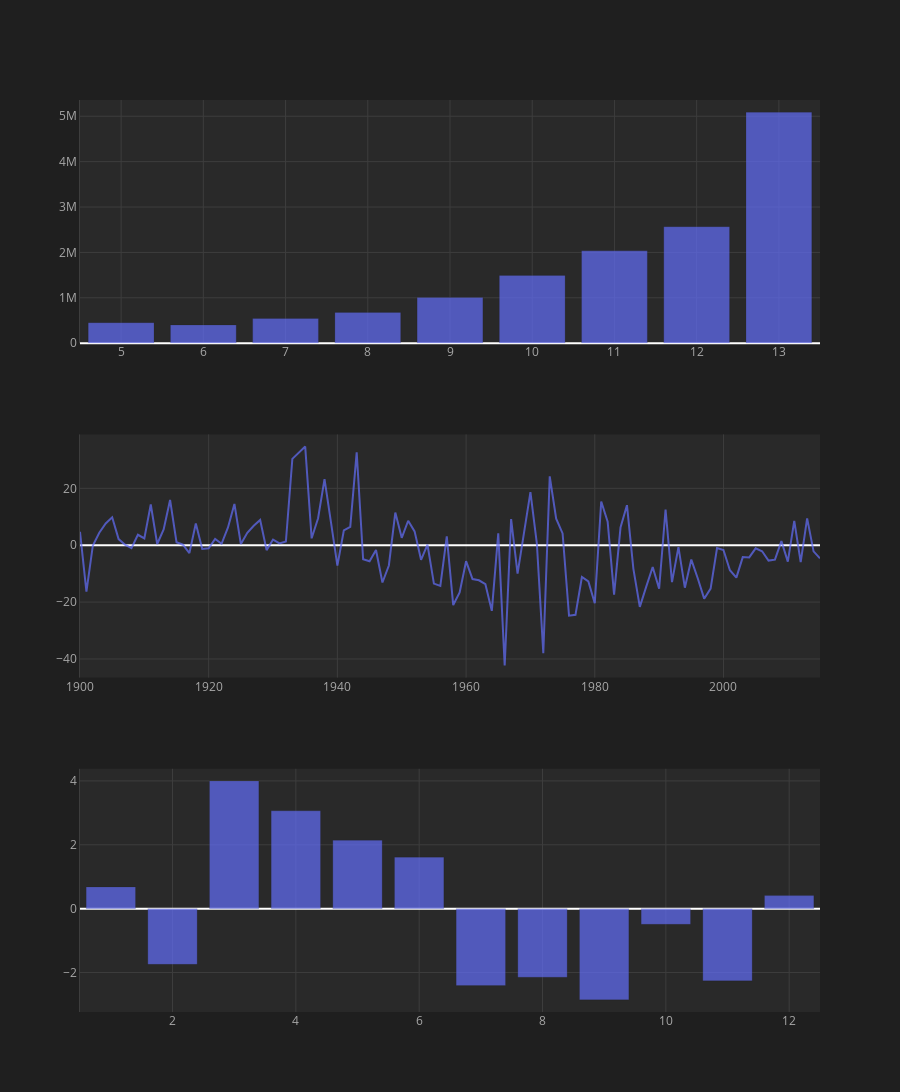

Source (notebook cell):
### Markdown cell above
The price of a house can at best be predicted by the grade it's been assigned and the year it was built

### Code cell
# plots for 
#   - price per squaremeter for each year a house was built
#   - price achievable on average per grade

# create a variable that measures by how much % the average price per squaremeter changes depending on when the house was built

fig_grade = px.bar(df.groupby(['grade']).mean().reset_index(),
             x='grade',
             y='price')

fig_year = px.line(df.groupby('yr_built').mean().reset_index().sort_values('yr_built'),
                 x='yr_built',
                 y='ppsqm_variation')

# The time of the year is relevant for profit.
# PROBLEM: looks like it makes sense but it doesnt. The findings are highly insignificant with p = 0.7

fig_month = px.bar(df_monthly,
             x='date_month',
             y='monthly_margin')



fig = make_subplots(rows=3, cols=1)
fig.add_trace(fig_grade.data[0],1,1)
fig.add_trace(fig_year.data[0],2,1)
fig.add_trace(fig_month.data[0],3,1)
fig.update_layout(
    plot_bgcolor='#292929',
    paper_bgcolor='#1F1F1F',
    font_color='#A8A8A8',
    height=1200)
fig.update_traces(marker_line_color='#1F1F1F',
                  marker_line_width=0.2, opacity=0.7,
                  )
fig.update_xaxes(showline=False, zerolinecolor='#3D3D3D', linecolor='#3D3D3D', gridcolor='#3D3D3D')
fig.update_yaxes(showline=True, zerolinecolor='#FFFFFF', linecolor='#3D3D3D', gridcolor='#3D3D3D')

fig.show()

### Figure 1 — Plotly figure (JSON) as saved in the notebook; plotly's stock layout.template omitted (floating-point values rounded to 4 significant figures)
{"data": [{"alignmentgroup": "True", "hovertemplate": "grade=%{x}<br>price=%{y}<extra></extra>", "legendgroup": "", "marker": {"color": "#636efa", "line": {"color": "#1F1F1F", "width": 0.2}, "pattern": {"shape": ""}}, "name": "", "offsetgroup": "", "opacity": 0.7, "orientation": "v", "showlegend": false, "textposition": "auto", "type": "bar", "x": [5, 6, 7, 8, 9, 10, 11, 12, 13], "xaxis": "x", "y": [451900.0, 402200.0, 543600.0, 677500.0, 1006000.0, 1492000.0, 2034000.0, 2567500, 5090000], "yaxis": "y"}, {"hovertemplate": "yr_built=%{x}<br>ppsqm_variation=%{y}<extra></extra>", "legendgroup": "", "line": {"color": "#636efa", "dash": "solid"}, "marker": {"line": {"color": "#1F1F1F", "width": 0.2}, "symbol": "circle"}, "mode": "lines", "name": "", "opacity": 0.7, "orientation": "v", "showlegend": false, "type": "scatter", "x": ["1900-01-01T00:00:00", "1901-01-01T00:00:00", "1902-01-01T00:00:00", "1903-01-01T00:00:00", "1904-01-01T00:00:00", "1905-01-01T00:00:00", "1906-01-01T00:00:00", "1907-01-01T00:00:00", "1908-01-01T00:00:00", "1909-01-01T00:00:00", "1910-01-01T00:00:00", "1911-01-01T00:00:00", "1912-01-01T00:00:00", "1913-01-01T00:00:00", "1914-01-01T00:00:00", "1915-01-01T00:00:00", "1916-01-01T00:00:00", "1917-01-01T00:00:00", "1918-01-01T00:00:00", "1919-01-01T00:00:00", "1920-01-01T00:00:00", "1921-01-01T00:00:00", "1922-01-01T00:00:00", "1923-01-01T00:00:00", "1924-01-01T00:00:00", "1925-01-01T00:00:00", "1926-01-01T00:00:00", "1927-01-01T00:00:00", "1928-01-01T00:00:00", "1929-01-01T00:00:00", "1930-01-01T00:00:00", "1931-01-01T00:00:00", "1932-01-01T00:00:00", "1933-01-01T00:00:00", "1935-01-01T00:00:00", "1936-01-01T00:00:00", "1937-01-01T00:00:00", "1938-01-01T00:00:00", "1939-01-01T00:00:00", "1940-01-01T00:00:00", "1941-01-01T00:00:00", "1942-01-01T00:00:00", "1943-01-01T00:00:00", "1944-01-01T00:00:00", "1945-01-01T00:00:00", "1946-01-01T00:00:00", "1947-01-01T00:00:00", "1948-01-01T00:00:00", "1949-01-01T00:00:00", "1950-01-01T00:00:00", "1951-01-01T00:00:00", "1952-01-01T00:00:00", "1953-01-01T00:00:00", "1954-01-01T00:00:00", "1955-01-01T00:00:00", "1956-01-01T00:00:00", "1957-01-01T00:00:00", "1958-01-01T00:00:00", "1959-01-01T00:00:00", "1960-01-01T00:00:00", "1961-01-01T00:00:00", "1962-01-01T00:00:00", "1963-01-01T00:00:00", "1964-01-01T00:00:00", "1965-01-01T00:00:00", "1966-01-01T00:00:00", "1967-01-01T00:00:00", "1968-01-01T00:00:00", "1970-01-01T00:00:00", "1971-01-01T00:00:00", "1972-01-01T00:00:00", "1973-01-01T00:00:00", "1974-01-01T00:00:00", "1975-01-01T00:00:00", "1976-01-01T00:00:00", "1977-01-01T00:00:00", "1978-01-01T00:00:00", "1979-01-01T00:00:00", "1980-01-01T00:00:00", "1981-01-01T00:00:00", "1982-01-01T00:00:00", "1983-01-01T00:00:00", "1984-01-01T00:00:00", "1985-01-01T00:00:00", "1986-01-01T00:00:00", "1987-01-01T00:00:00", "1988-01-01T00:00:00", "1989-01-01T00:00:00", "1990-01-01T00:00:00", "1991-01-01T00:00:00", "1992-01-01T00:00:00", "1993-01-01T00:00:00", "1994-01-01T00:00:00", "1995-01-01T00:00:00", "1996-01-01T00:00:00", "1997-01-01T00:00:00", "1998-01-01T00:00:00", "1999-01-01T00:00:00", "2000-01-01T00:00:00", "2001-01-01T00:00:00", "2002-01-01T00:00:00", "2003-01-01T00:00:00", "2004-01-01T00:00:00", "2005-01-01T00:00:00", "2006-01-01T00:00:00", "2007-01-01T00:00:00", "2008-01-01T00:00:00", "2009-01-01T00:00:00", "2010-01-01T00:00:00", "2011-01-01T00:00:00", "2012-01-01T00:00:00", "2013-01-01T00:00:00", "2014-01-01T00:00:00", "2015-01-01T00:00:00"], "xaxis": "x2", "y": [4.707, -16.29, -0.07835, 4.397, 7.666, 9.801, 2.149, 0.1755, -1.056, 3.67, 2.383, 14.31, 0.4173, 5.526, 15.91, 1.047, 0.1828, -2.773, 7.64, -1.34, -1.081, 2.192, 0.5122, 6.256, 14.51, 0.4149, 4.351, 6.823, 8.858, -1.722, 1.99, 0.6186, 1.281, 30.34, 34.68, 2.429, 9.49, 23.24, 8.122, -7.178, 5.172, 6.461, 32.67, -4.938, -5.651, -1.705, -13.1, -7.128, 11.47, 2.613, 8.604, 4.868, -5.141, 0.2367, -13.49, -14.33, 3.142, -21.04, -16.62, -5.612, -11.91, -12.33, -13.72, -23.08, 4.15, -42.27, 9.192, -10.0, 18.64, 0.5954, -38.0, 24.22, 9.356, 4.152, -24.79, -24.48, -11.18, -12.71, -20.42, 15.39, 8.297, -17.38, 6.214, 14.06, -8.293, -21.68, -14.56, -7.644, -15.29, 12.56, -13.0, -0.6577, -14.93, -5.047, -11.62, -18.79, -15.27, -0.9978, -1.676, -8.779, -11.39, -4.178, -4.297, -1.087, -2.132, -5.407, -5.073, 1.437, -5.758, 8.587, -5.938, 9.434, -2.149, -4.621], "yaxis": "y2"}, {"alignmentgroup": "True", "hovertemplate": "date_month=%{x}<br>monthly_margin=%{y}<extra></extra>", "legendgroup": "", "marker": {"color": "#636efa", "line": {"color": "#1F1F1F", "width": 0.2}, "pattern": {"shape": ""}}, "name": "", "offsetgroup": "", "opacity": 0.7, "orientation": "v", "showlegend": false, "textposition": "auto", "type": "bar", "x": [1, 2, 3, 4, 5, 6, 7, 8, 9, 10, 11, 12], "xaxis": "x3", "y": [0.6808, -1.743, 3.998, 3.062, 2.141, 1.612, -2.409, -2.148, -2.855, -0.4901, -2.26, 0.4093], "yaxis": "y3"}], "layout": {"font": {"color": "#A8A8A8"}, "height": 1200, "paper_bgcolor": "#1F1F1F", "plot_bgcolor": "#292929", "xaxis": {"anchor": "y", "domain": [0, 1], "gridcolor": "#3D3D3D", "linecolor": "#3D3D3D", "showline": false, "zerolinecolor": "#3D3D3D"}, "xaxis2": {"anchor": "y2", "domain": [0, 1], "gridcolor": "#3D3D3D", "linecolor": "#3D3D3D", "showline": false, "zerolinecolor": "#3D3D3D"}, "xaxis3": {"anchor": "y3", "domain": [0, 1], "gridcolor": "#3D3D3D", "linecolor": "#3D3D3D", "showline": false, "zerolinecolor": "#3D3D3D"}, "yaxis": {"anchor": "x", "domain": [0.7333, 1], "gridcolor": "#3D3D3D", "linecolor": "#3D3D3D", "showline": true, "zerolinecolor": "#FFFFFF"}, "yaxis2": {"anchor": "x2", "domain": [0.3667, 0.6333], "gridcolor": "#3D3D3D", "linecolor": "#3D3D3D", "showline": true, "zerolinecolor": "#FFFFFF"}, "yaxis3": {"anchor": "x3", "domain": [0, 0.2667], "gridcolor": "#3D3D3D", "linecolor": "#3D3D3D", "showline": true, "zerolinecolor": "#FFFFFF"}}}
